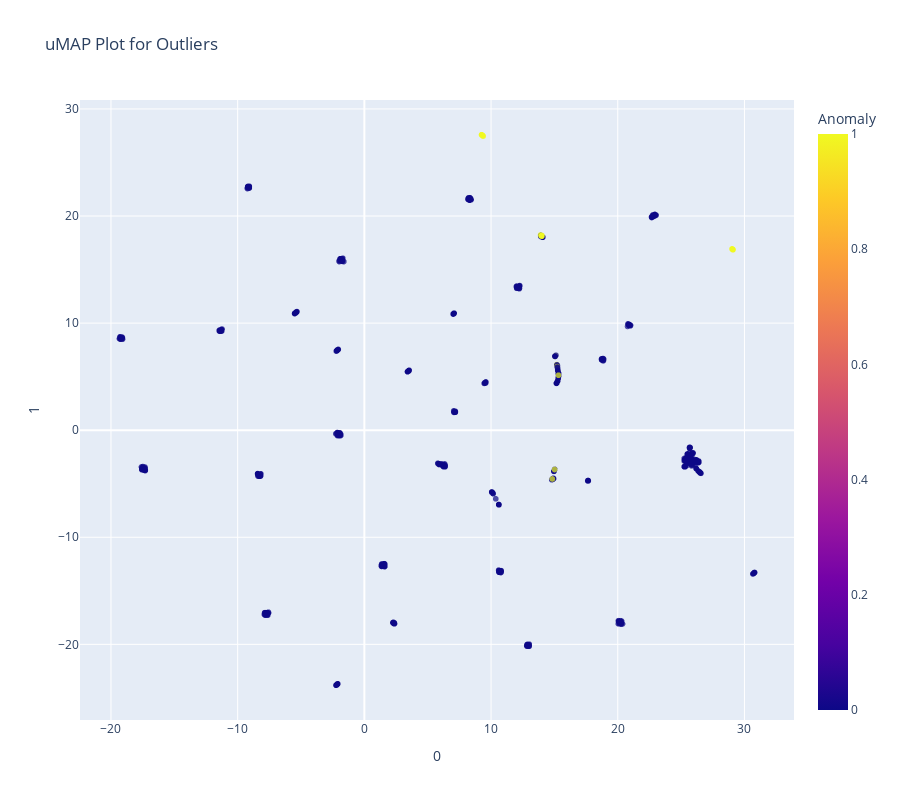

Notebook code cell kept with this figure:
### Code cell
plot_model(iforest, plot="umap")

### Figure 1 — Plotly figure (JSON) as saved in the notebook; plotly's stock layout.template omitted (floating-point values rounded to 4 significant figures; data arrays with more than 128 entries replaced by an {"elided": "..."} marker saying what was removed)
{"data": [{"customdata": {"elided": "1440x1 str values"}, "hovertemplate": "0=%{x}<br>1=%{y}<br>Feature=%{customdata[0]}<br>Anomaly=%{marker.color}<extra></extra>", "legendgroup": "", "marker": {"color": {"elided": "1440 int values"}, "coloraxis": "coloraxis", "opacity": 0.7, "symbol": "circle"}, "mode": "markers", "name": "", "showlegend": false, "type": "scattergl", "x": {"elided": "1440 float values"}, "xaxis": "x", "y": {"elided": "1440 float values"}, "yaxis": "y"}], "layout": {"coloraxis": {"colorbar": {"title": {"text": "Anomaly"}}, "colorscale": [[0, "#0d0887"], [0.1111, "#46039f"], [0.2222, "#7201a8"], [0.3333, "#9c179e"], [0.4444, "#bd3786"], [0.5556, "#d8576b"], [0.6667, "#ed7953"], [0.7778, "#fb9f3a"], [0.8889, "#fdca26"], [1, "#f0f921"]]}, "height": 800, "legend": {"tracegroupgap": 0}, "title": {"text": "uMAP Plot for Outliers"}, "width": 900, "xaxis": {"anchor": "y", "domain": [0, 1], "title": {"text": "0"}}, "yaxis": {"anchor": "x", "domain": [0, 1], "title": {"text": "1"}}}}
